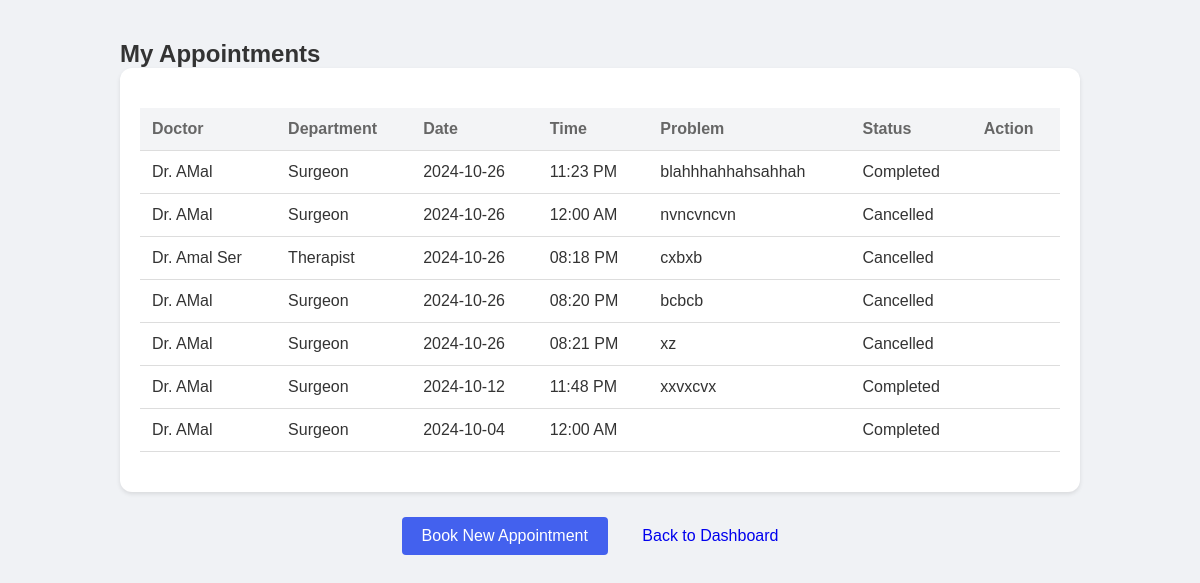
Page /view_appointments.php (signed in) on the committed database.
### tables this page shows
CREATE TABLE `appointments` (
  `id` int(11) NOT NULL,
  `user_id` int(11) DEFAULT NULL,
  `doctor_id` int(11) DEFAULT NULL,
  `appointment_date` date DEFAULT NULL,
  `appointment_time` time DEFAULT NULL,
  `confirmed_date` date DEFAULT NULL,
  `confirmed_time` time DEFAULT NULL,
  `problem` text DEFAULT NULL,
  `status` varchar(20) DEFAULT 'Pending',
  `created_at` timestamp NOT NULL DEFAULT current_timestamp()
);

CREATE TABLE `doctors` (
  `id` int(11) NOT NULL,
  `name` varchar(100) DEFAULT NULL,
  `email` varchar(100) DEFAULT NULL,
  `password` varchar(100) DEFAULT NULL,
  `department` varchar(50) DEFAULT NULL,
  `address` varchar(100) DEFAULT NULL,
  `phone` int(100) DEFAULT NULL,
  `specialization` varchar(100) DEFAULT NULL,
  `created_at` timestamp NOT NULL DEFAULT current_timestamp()
);

### view_appointments.php (the view, shortened to what this page needs)
<?php
include 'config.php';
$user_id = $_SESSION['user_id'];
$sql = "SELECT a.*, d.name as doctor_name, d.department
        FROM appointments a
        JOIN doctors d ON a.doctor_id = d.id
        WHERE a.user_id = '$user_id'
        ORDER BY a.appointment_date DESC";
$result = mysqli_query($conn, $sql);
?>
<!DOCTYPE html>
<html>
<head>
    <link rel="stylesheet" href="css/style.css">
</head>
<body>
    <div class="container">
        <h2>My Appointments</h2>
        <div class="table-container">
            <?php if(mysqli_num_rows($result) > 0): ?>
                <table>
                    <thead>
                        <tr>
                            <th>Doctor</th>
                            <th>Department</th>
                            <th>Date</th>
                            <th>Time</th>
                            <th>Problem</th>
                            <th>Status</th>
                            <th>Action</th>
                        </tr>
                    </thead>
                    <tbody>
                        <?php while($row = mysqli_fetch_assoc($result)): ?>
                            <tr>
                                <td>Dr. <?php echo $row['doctor_name']; ?></td>
                                <td><?php echo $row['department']; ?></td>
                                <td><?php echo $row['appointment_date']; ?></td>
                                <td><?php echo date('h:i A', strtotime($row['appointment_time'])); ?></td>
                                <td><?php echo $row['problem']; ?></td>
                                <td><?php echo $row['status']; ?></td>
                                <td>
                                </td>
                            </tr>
                        <?php endwhile; ?>
                    </tbody>
                </table>
            <?php else: ?>
                <p>No appointments found.</p>
            <?php endif; ?>
        </div>
        <div class="button-group">
            <a href="book_appointment.php" class="btn btn-primary">Book New Appointment</a>
            <a href="user_dashboard.php" class="btn">Back to Dashboard</a>
        </div>
    </div>
</body>
</html>

### css/style.css (style rules this page uses)
:root { --primary-color: #4361ee; --secondary-color: #3f37c9; --success-color: #4CAF50; --pending-color: #f39c12; --danger-color: #e74c3c; --dark-color: #1f2937; --light-color: #f3f4f6; --sidebar-width: 250px; }
* { margin: 0; padding: 0; box-sizing: border-box; }
body { font-family: 'Poppins', sans-serif; background: #f0f2f5; color: #333; }
.btn { padding: 10px 20px; border: none; border-radius: 8px; cursor: pointer; font-weight: 500; transition: all 0.3s ease; }
.btn-primary { background: var(--primary-color); color: white; }
.table-container { background: white; border-radius: 12px; padding: 20px; box-shadow: 0 2px 4px rgba(0,0,0,0.1); }
table { width: 100%; border-collapse: collapse; }
th, td { padding: 12px 15px; text-align: left; border-bottom: 1px solid #eee; }
th { font-weight: 600; color: #666; }
.table-container table { background: white; margin-top: 20px; }
.table-container th { background: var(--light-color); }
.container { max-width: 1000px; margin: 20px auto; padding: 20px; }
.btn { padding: 10px 20px; border: none; border-radius: 4px; cursor: pointer; text-decoration: none; display: inline-block; margin: 5px; }
.btn-primary { background: #4361ee; color: white; }
.button-group { margin-top: 20px; text-align: center; }
table { width: 100%; border-collapse: collapse; margin-bottom: 20px; }
th, td { padding: 12px; text-align: left; border-bottom: 1px solid #ddd; }
th { background-color: #f8f9fa; font-weight: bold; }

### rows in the picture
appointments: doctor.name "AMal", doctor.department "Surgeon", appointment_date "2024-10-26", appointment_time "11:23 PM", problem "blahhhahhahsahhah", status "Completed"
appointments: doctor.name "AMal", doctor.department "Surgeon", appointment_date "2024-10-26", appointment_time "12:00 AM", problem "nvncvncvn", status "Cancelled"
appointments: doctor.name "Amal Ser", doctor.department "Therapist", appointment_date "2024-10-26", appointment_time "08:18 PM", problem "cxbxb", status "Cancelled"
appointments: doctor.name "AMal", doctor.department "Surgeon", appointment_date "2024-10-26", appointment_time "08:20 PM", problem "bcbcb", status "Cancelled"
appointments: doctor.name "AMal", doctor.department "Surgeon", appointment_date "2024-10-26", appointment_time "08:21 PM", problem "xz", status "Cancelled"
appointments: doctor.name "AMal", doctor.department "Surgeon", appointment_date "2024-10-12", appointment_time "11:48 PM", problem "xxvxcvx", status "Completed"
appointments: doctor.name "AMal", doctor.department "Surgeon", appointment_date "2024-10-04", appointment_time "12:00 AM", status "Completed"
